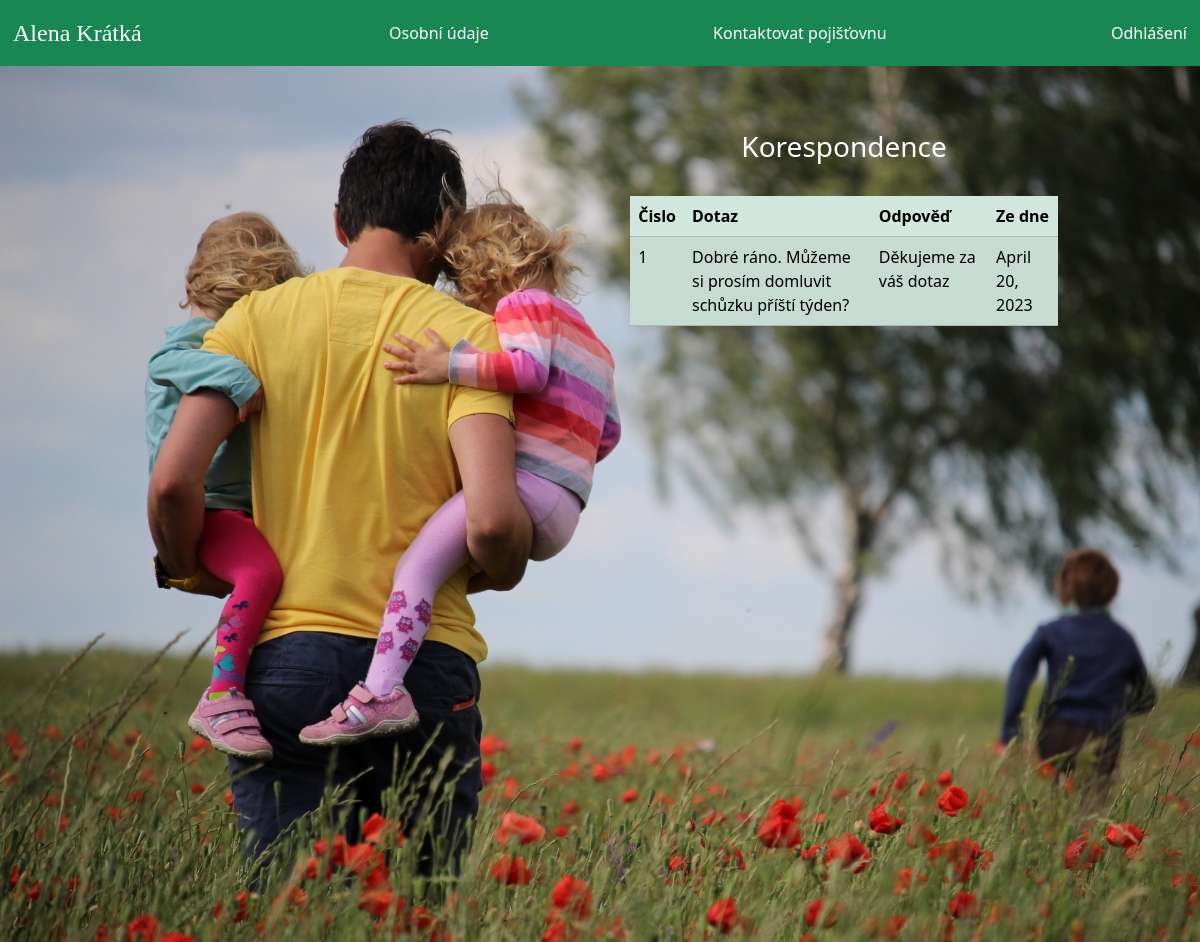
Screenshot of /pojistenec/archiv-dotazu (signed in) with the database file from the repository.
### pojisteni/models.py (models this page shows, shortened)
class Question(models.Model):
    customer = models.ForeignKey(Customer, on_delete=models.CASCADE)
    description = models.CharField(max_length=500)
    admin_comment = models.CharField(max_length=200, default='')
    asked_date = models.DateField(auto_now=True)

### pojistenec/views.py (the view)
# urls.py: path('archiv-dotazu', views.archiv_dotazu_view, name='archiv-dotazu'),
def archiv_dotazu_view(request):
    customer = models.Customer.objects.get(user_id=request.user.id)
    questions = MODELY.Question.objects.all().filter(customer=customer)
    return render(request, 'pojistenec/archiv_dotazu.html', {'questions': questions, 'pojistenec': customer})

### templates/pojistenec/archiv_dotazu.html (shortened to what this page needs)
{% extends 'pojistenec/pojistenecbase.html' %}
{% block content %}
{%load static%}
{% load django_bootstrap5 %}
<head>
  {% bootstrap_css %}
</head>
<div class="container" style="margin-top: 10px; margin-right: 0px; margin-left: -130px;">
  <div class="panel panel-primary">
    <div class="panel-heading">
      <h3 class="panel-title">Korespondence</h3><br>
    </div>
    <table class="table table-success table-striped">
      <thead>
        <tr>
        <th>Čislo</th>
          <th>Dotaz</th>
            <th>Odpověď</th>
          <th> Ze dne</th>
        </tr>
      </thead>
      {% for t in questions %}
      <tr>
        <td> {{ forloop.counter }}</td>
        <td> {{t.description}}</td>
        <td>{{t.admin_comment}}</td>
        <td>{{t.asked_date}}</td>
      </tr>
      {% endfor %}
    </table>
  </div>
</div>
<br><br><br><br><br><br><br><br><br><br><br><br><br><br><br><br><br><br><br><br><br><br>
{% endblock content %}

### templates/pojistenec/pojistenecbase.html (shortened to what this page needs)
<!DOCTYPE html>
{% load static %}
{% load django_bootstrap5 %}
<html lang="cs-cz" dir="ltr">
<head>
  {% bootstrap_css %}
</head>
<body>
<section id="section-jumbotron" style="margin-left: 0px;" class="jumbotron jumbotron-fluid d-flex justify-content-left align-items-center xyz">
<header>
  <div class="bs-example">
    <nav class="navbar navbar-expand-md  navbar-dark bg-success fixed-top">
    <a class="btn btn-success btn-xs" href="pojistenec-profil"><font face = "Gill" size =" 5"> {{request.user.first_name}} {{request.user.last_name}}</font><br></a>
      <div class="collapse navbar-collapse justify-content-between" id="navbarCollapse">
        <div class="navbar-nav">
          <p style= "padding-left: 15px;" class="nav-item nav-link active"></p>
</div>
<div>
          <a class="btn btn-success btn-xs" href="aktualizace-udaju">Osobní údaje</a>
        </div>
        <div>
          <a class="btn btn-success btn-xs" href="poslat-dotaz">Kontaktovat pojišťovnu</a>
        </div>
          <div class="navbar-nav">
            <a class="btn btn-success btn-xs" href="/logout">Odhlášení</a>
          </div>
    </div>
  </nav>
</div>
  </header>
  <div class="content">
    <br><br><br><br><br>
    {% block content %}
    {% endblock content %}
    <br><br><br>
  </div>
</section>
</body>
</html>

### templates/pojistenec/archiv_dotazu.html (style rules this page uses)
h3 { text-align: center; color: white; }

### rows the page displays
Question: description "Dobré ráno. Můžeme si prosím domluvit schůzku příští týden?", admin_comment "Děkujeme za váš dotaz", asked_date "April 20, 2023"

### other values shown
{{ request.user.first_name }} "Alena"
{{ request.user.last_name }} "Krátká"
